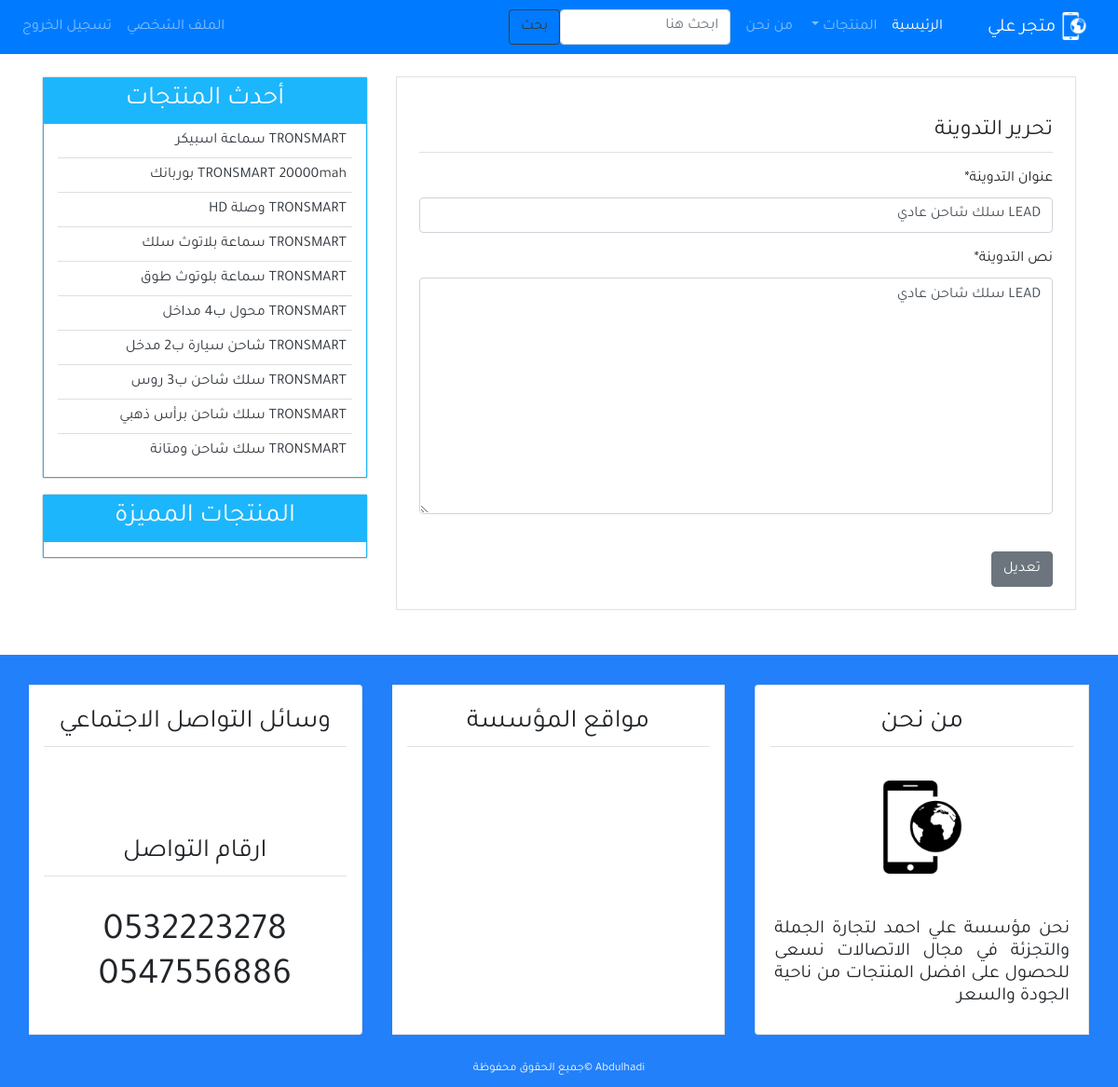
The app's page /detail/40/update/ (signed in), older data.
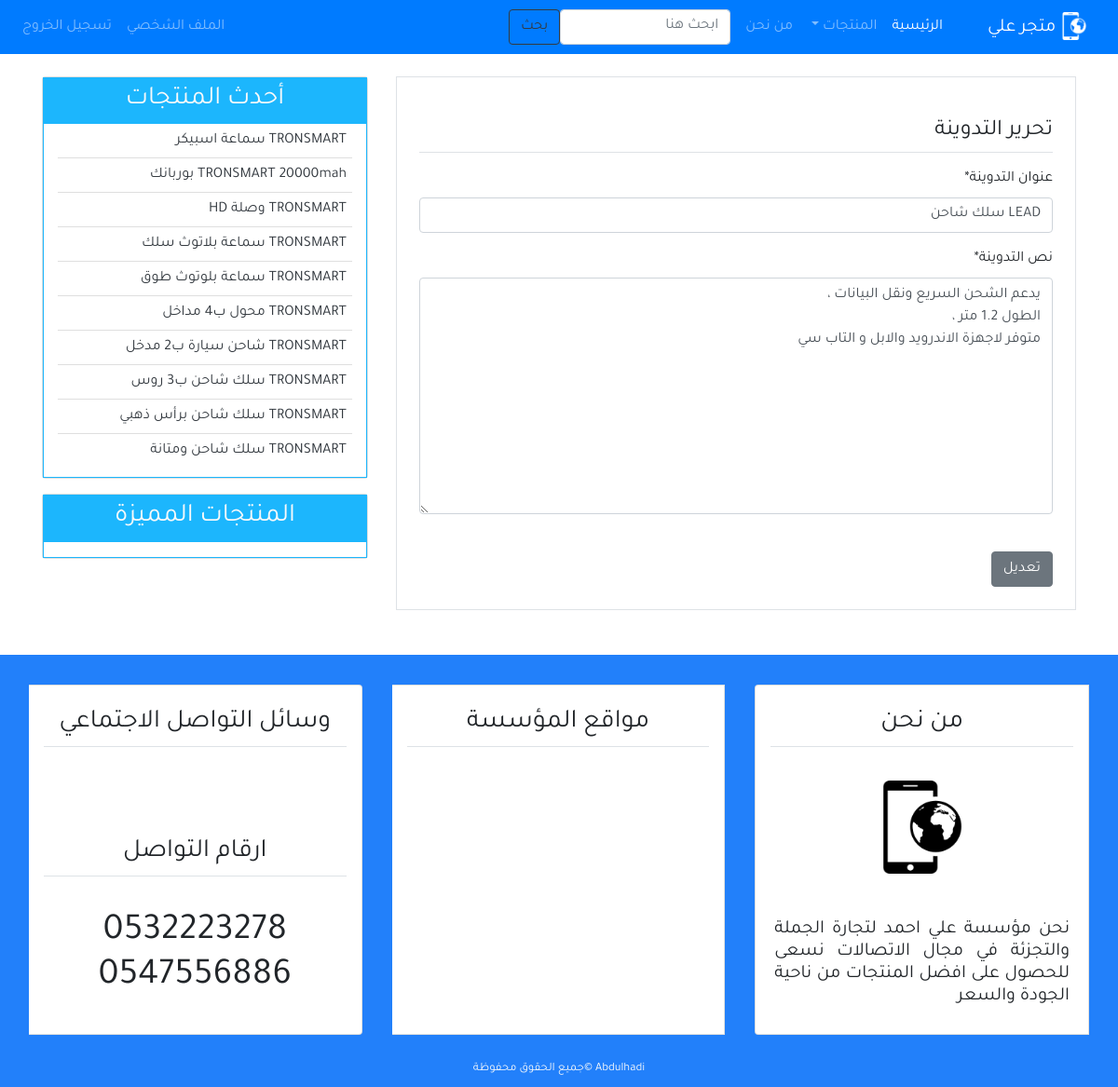
The same page, newer data.
### blog/models.py (models this page shows, shortened)
class Post(models.Model):
    image_project = models.ImageField(default='default.jpg', upload_to='post_co')
    title = models.CharField(max_length=100)
    content = models.TextField()
    post_date = models.DateTimeField(default=timezone.now)
    post_update = models.DateTimeField(auto_now=True)
    author = models.ForeignKey(User, on_delete=models.CASCADE)
    class Meta:
        ordering = ('-post_date', )

### blog/views.py (the view, shortened to what this page needs)
# urls.py: path('detail/<slug:pk>/update/', PostUpdateView.as_view(), name='post-update'),
class PostUpdateView(UserPassesTestMixin, LoginRequiredMixin, UpdateView):
    model = Post
    template_name = 'blog/post_update.html'
    form_class = PostCreateForm
    def test_func(self):
        post = self.get_object()
        if self.request.user == post.author:
            return True
        else:
            return False

### blog/forms.py
class PostCreateForm(forms.ModelForm):
    title = forms.CharField(label='عنوان التدوينة')
    content = forms.CharField(label='نص التدوينة', widget=forms.Textarea)
    class Meta:
        model = Post
        fields = ['title', 'content']

### blog/templatetags/post_tag.py (called while the page is built)
@register.inclusion_tag('blog/latest_posts.html')
def latest_posts():
    context = {
        'l_posts': Post.objects.all()[0:10]
    }
    return context

@register.inclusion_tag('blog/latest_comments.html')
def latest_comments():
    context = {
        'l_Top5': Top5.objects.all()[0:7]
    }
    return context

### blog/templates/blog/post_update.html (shortened to what this page needs)
{% extends 'blog/base.html' %}
{% block content %}
{% load crispy_forms_tags %}
<div class="border p-4 mb-5">
    <legend class="border-bottom pb-1 mb-3 mt-3">تحرير التدوينة</legend>
    <form method="POST">
        {{form|crispy}}
        <input class="btn btn-secondary mt-4" type="submit" value="تعديل">
    </form>
</div>
{% endblock content %}

Row changes from the older to the newer data that the page shows:
changed Post: title "LEAD سلك شاحن عادي" → "LEAD سلك شاحن"; content "LEAD سلك شاحن عادي" → "يدعم الشحن السريع ونقل البيانات ، الطول 1.2 متر ، متوفر لاجهزة الاندرويد والابل و التاب سي"
